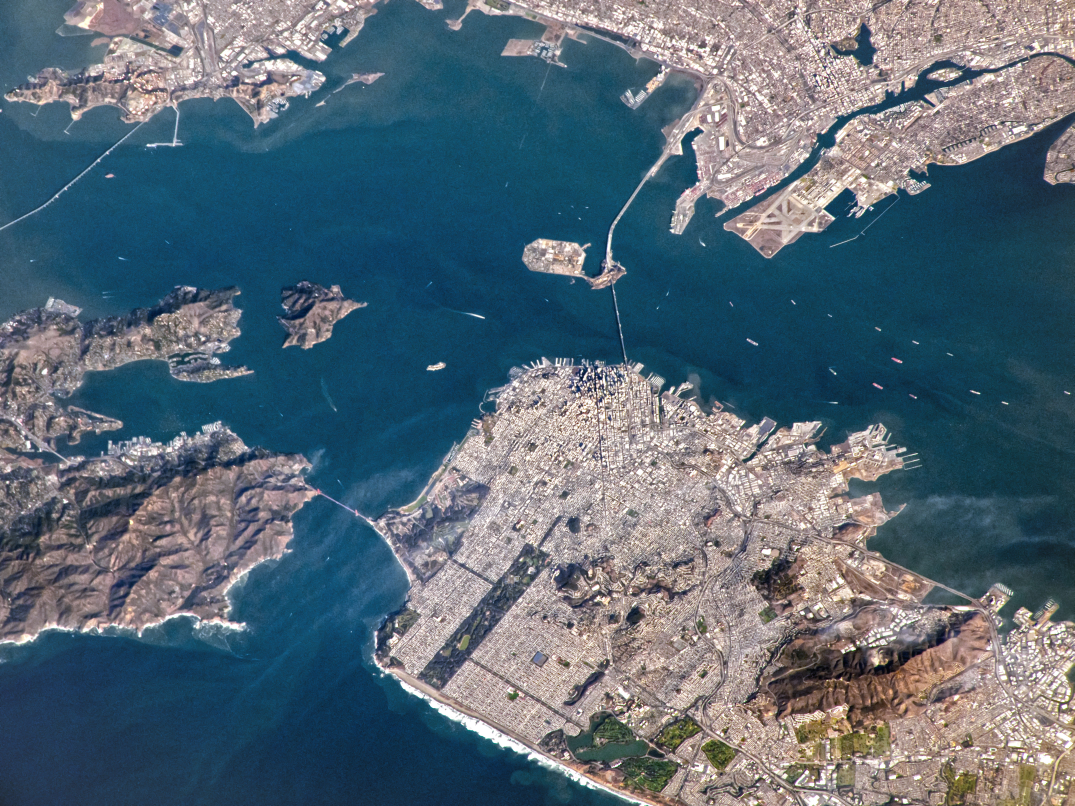
#> input picture images/san_francisco_bay.jpg, 4299 x 3224 px (shown at 1/4 size)
$ jupyter execute 2_Feature_Extraction__starter.ipynb   (shell and % lines are left out)
#> lines starting #> are read from the running program, lines starting #| are printed output that depends on the picture
# Exercise: Feature Extraction in OpenCV

In this exercise, we extract important image features like gradients, edges and corners in OpenCV. This is fundamental for image interpretation and object recognition. Your tasks are the following:

- Calculate image gradients and plot the result
- Detect edges using Canny edge detector
- Detect corners using Harris corner detector

[cell 1]
# imports
import cv2
import numpy as np
import matplotlib.pyplot as plt

## 1. Data Acquision

[cell 2]
# load image
input_img = cv2.imread ('../../images/san_francisco_bay.jpg')
#> input_img is the input picture: shape (3224, 4299, 3); mean B, G, R 118.2, 105.4, 88.1

# convert image to RGB and grayscale (matplotlib uses RGB, OpenCV uses BGR)
img_RGB = cv2.cvtColor(input_img, cv2.COLOR_BGR2RGB)
img_gray = cv2.cvtColor(input_img, cv2.COLOR_BGR2GRAY)
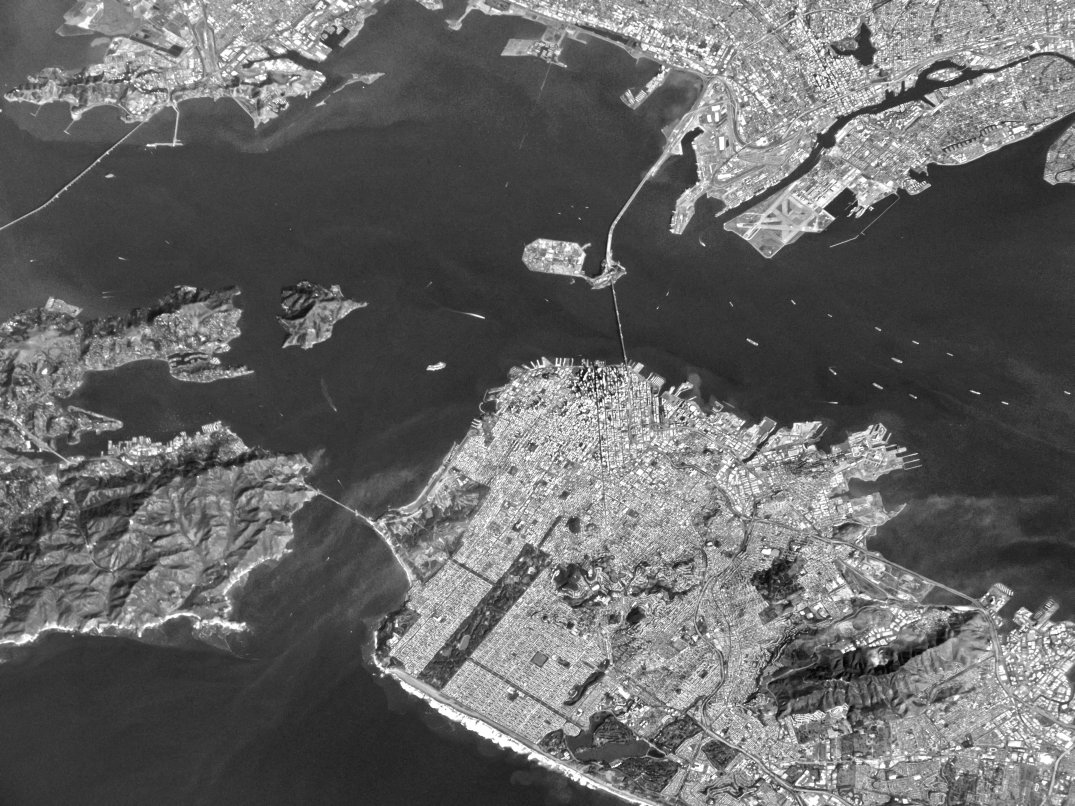
#> img_gray: shape (3224, 4299) (shown at 1/4 size); min 1, max 255, mean 101.7

[cell 3]
# display image
plt.imshow(img_RGB)
plt.title(' San Francisco Bay')
plt.show()

## 2. Image Manipulation and Preprocessing

[cell 4]
# we can make a cutout to work with a smaller part of the image (slicing)
cutout_RGB = img_RGB[0:600, 0:1600]
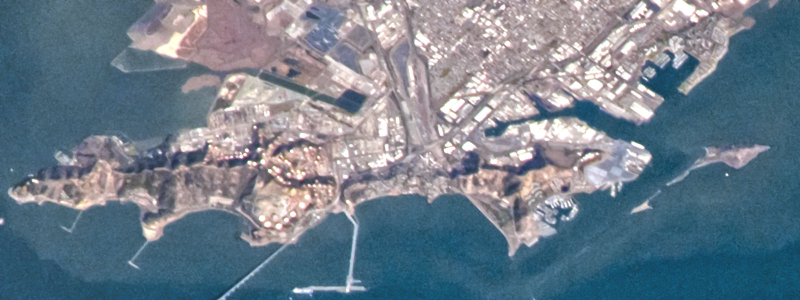
#> cutout_RGB: shape (600, 1600, 3) (shown at 1/2 size); mean R, G, B 111.4, 126.2, 139.4
# cutout_RGB = img_RGB[0:img_RGB.shape[0], 0:img_RGB.shape[1]]
cutout_gray = cv2.cvtColor(cutout_RGB, cv2.COLOR_RGB2GRAY)
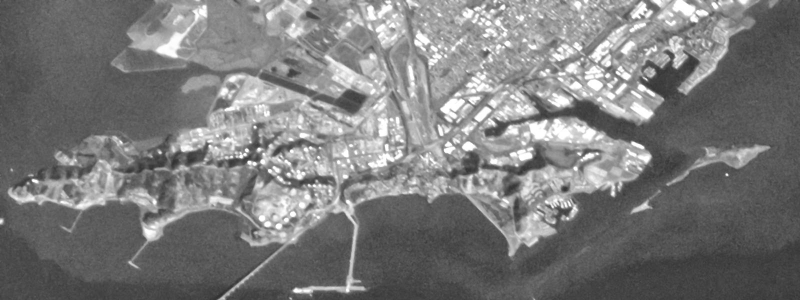
#> cutout_gray: shape (600, 1600) (shown at 1/2 size); min 45, max 255, mean 123.3
plt.imshow(cutout_gray, cmap='gray')
plt.show()

## 3. Feature Extraction

**TODO**: Calculate the gradient in `x` and in `y` of the cutout, respectively, using the Sobel operator, and plot the gradient images. Calculate the magnitude of the gradient and plot it as well. Finally, threshold the gradient and plot a binary image of the gradients (white if a pixel's gradient is above the threshold, black otherwise)

[cell 5]
# TODO: YOUR CODE GOES HERE

**TODO**: Blur the image to remove noise. Then apply the Canny edge detector to extract edges in the blurred image. Plot the detected edges in the original image. Can you adapt the Canny detector parameters to improve your result?

**HINT:** Check out OpenCV's GaussianBlur() and Canny() functions!

[cell 6]
# TODO: YOUR CODE GOES HERE

[cell 7]
# new cutout for corner detection (copy to avoid changing the original image)
cutout_RGB_2 = img_RGB[1200:2000, 1500:3500].copy()
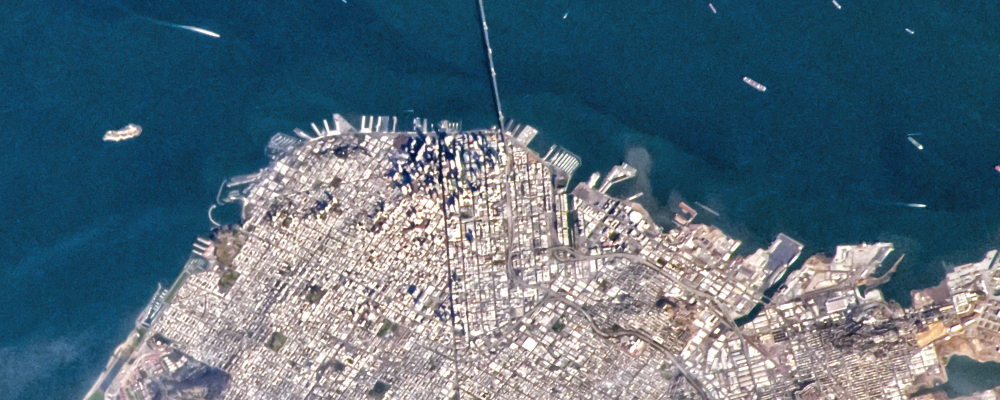
#> cutout_RGB_2: shape (800, 2000, 3) (shown at 1/2 size); mean R, G, B 85.8, 107.9, 122.6
cutout_gray_2 = cv2.cvtColor(cutout_RGB_2, cv2.COLOR_RGB2GRAY)
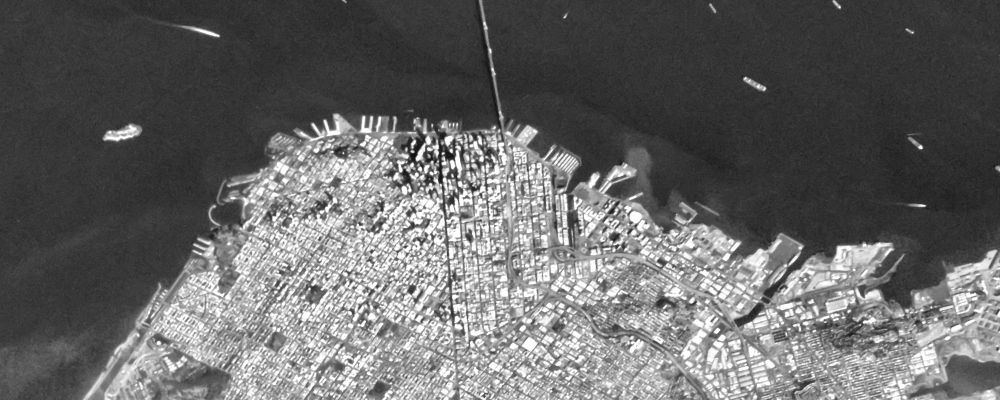
#> cutout_gray_2: shape (800, 2000) (shown at 1/2 size); min 10, max 255, mean 103
